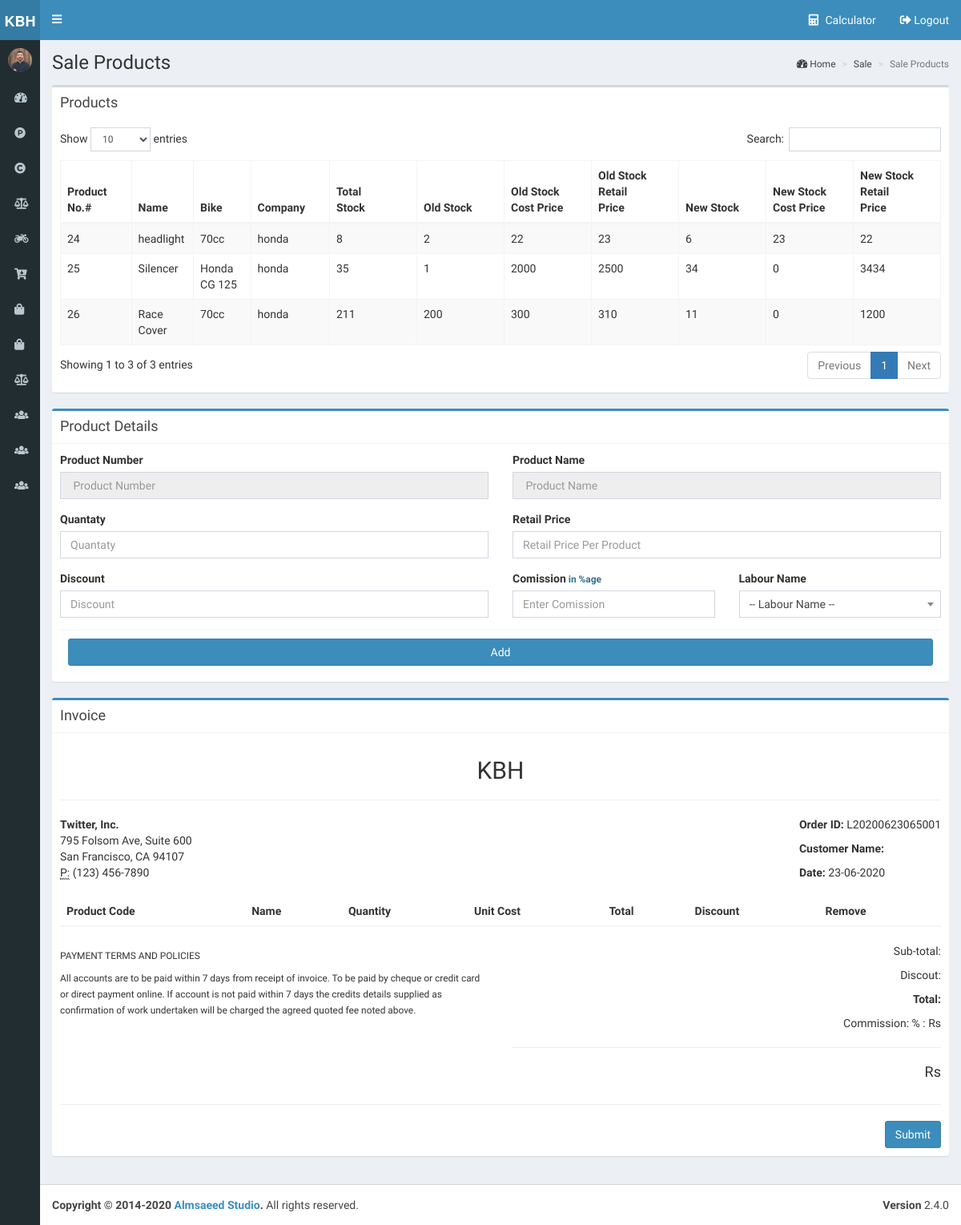
/labour.php (signed in), run on an earlier commit of the app's database.
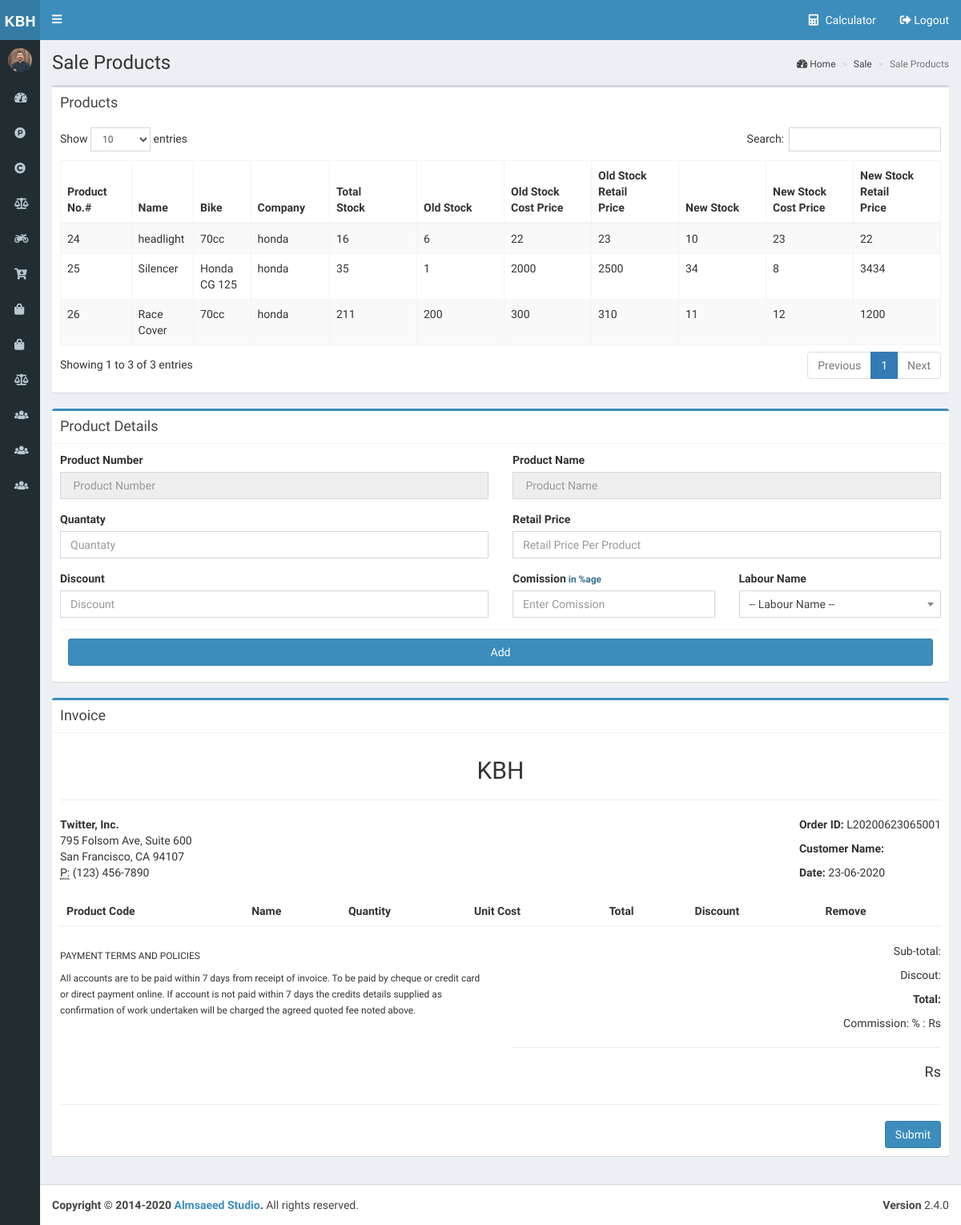
And on a later commit of the database.
### tables this page shows
CREATE TABLE `items` (
  `id` int(200) NOT NULL,
  `name` varchar(200) NOT NULL,
  `item_no` varchar(400) NOT NULL,
  `bike_id` varchar(200) NOT NULL,
  `company_id` varchar(200) NOT NULL,
  `date` varchar(200) NOT NULL,
  `old_stock` varchar(200) NOT NULL,
  `old_stoct_price` varchar(200) NOT NULL,
  `new_stock` varchar(200) NOT NULL,
  `new_stoct_price` varchar(200) NOT NULL,
  `total_stock` varchar(200) NOT NULL,
  `old_stock_cprice` varchar(200) NOT NULL,
  `new_stock_cprice` varchar(200) NOT NULL
);

CREATE TABLE `bike` (
  `id` int(200) NOT NULL,
  `name` varchar(200) NOT NULL,
  `date` varchar(200) NOT NULL
);

CREATE TABLE `company` (
  `id` int(200) NOT NULL,
  `name` varchar(200) NOT NULL,
  `date` varchar(200) NOT NULL
);

### labour.php (the view, shortened to what the changed rows need)
<?php
include('connection.php');
?>
<!DOCTYPE html>
<html>
<head>
    <link rel="stylesheet" href="css/bootstrap.min.css">
    <link rel="stylesheet" href="css/select2.min.css">
    <link rel="stylesheet" href="css/font-awesome.min.css">
    <link rel="stylesheet" href="css/fontawesome-all.min.css">
    <link rel="stylesheet" href="css/ionicons.min.css">
    <link rel="stylesheet" href="css/dataTables.bootstrap.min.css">
    <link rel="stylesheet" href="css/AdminLTE.min.css">
    <link rel="stylesheet" href="css/_all-skins.min.css">
    <link rel="stylesheet" href="css/toastr.min.css">
    <link rel="stylesheet" href="css/Style.css">
</head>
<body class="hold-transition skin-blue sidebar-mini sidebar-collapse">
    <div class="wrapper">
        <?php include("master/header.php")?>
        <div class="content-wrapper">
            <section class="content-header">
                <h1>
                    Sale Products
                </h1>
            </section>
            <section class="content">
                <div class="row">
                    <div class="col-xs-12">
                        <div class="box">
                            <div class="box-body">
                                <table id="product" class="table table-bordered table-hover table-striped">
                                    <thead>
                                        <tr>
                                            <th style="width: 40px;"> Product No.#</th>
                                            <th> Name</th>
                                            <th> Bike</th>
                                            <th> Company</th>
                                            <th style="width: 70px;"> Total Stock</th>
                                            <th style="width: 70px;"> Old Stock</th>
                                            <th style="width: 70px;"> Old Stock Cost Price</th>
                                            <th style="width: 70px;"> Old Stock Retail Price</th>
                                            <th style="width: 70px;"> New Stock</th>
                                            <th style="width: 70px;"> New Stock Cost Price</th>
                                            <th style="width: 70px;"> New Stock Retail Price</th>
                                        </tr>
                                    </thead>
                                    <tbody>
									     <?php
                                            $sql = "SELECT items.*,company.name As cname,bike.name As bname FROM `items`,`bike`,`company` where total_stock not in ('0') and items.company_id = company.id AND items.bike_id = bike.id";
                                            $result = $conn->query($sql);
                                            if ($result->num_rows > 0)
                                            {
                                                while($row = mysqli_fetch_assoc($result))
                                                {
                                                    $id = $row['id'];
                                                    $name = $row['name'];
                                                    $ostock = $row['old_stock'];
                                                    $os_cprice = $row['old_stock_cprice'];
                                                    $os_rprice = $row['old_stoct_price'];
                                                    $nstock = $row['new_stock'];
                                                    $ns_cprice = $row['new_stock_cprice'];
                                                    $ns_rprice = $row['new_stoct_price'];
                                                    $bname = $row['bname'];
                                                    $cname = $row['cname'];
                                        ?>
										<tr>
                                            <td> <?php echo $id;?></td>
                                            <td> <?php echo $name;?></td>
                                            <td> <?php echo $bname;?></td>
                                            <td> <?php echo $cname;?></td>
                                            <td> <?php echo ($ostock+$nstock);?></td>
                                            <td> <?php echo $ostock;?></td>
                                            <td> <?php echo $os_cprice;?></td>
                                            <td > <?php echo $os_rprice;?></td>
                                            <td> <?php echo $nstock;?></td>
                                            <td> <?php echo $ns_cprice;?></td>
                                            <td > <?php echo $ns_rprice;?></td>
                                        </tr>
                                        <?php
                                                }
                                            }
                                        ?>
									</tbody>
                                </table>
                            </div>
                        </div>
                    </div>
                            <div class="col-md-12">
                                <div class="box box-primary">
                                    <div class="box-body" id="printshow">
                                        <center><h2>KBH</h2></center>
                                        <div class="row">
                                            <div class="col-md-12">
                                                <div class="table-responsive">
                                                    <table class="table m-t-30" id="invoicet">
                                                        <thead>
                                                        <tr>
                                                            <th>Product Code</th>
                                                            <th>Name</th>
                                                            <th>Quantity</th>
                                                            <th>Unit Cost</th>
                                                            <th>Total</th>
                                                            <th>Discount</th>
                                                            <th>Remove</th>
                                                        </tr>
                                                        </thead>
                                                    </table>
                                                </div>
                                            </div>
                                        </div>
                                    </div>
                                </div>
                            </div>
                </div>
            </section>
        </div>
    </div>
</body>
</html>

What changed in the data, as far as the page shows it:
changed items "Silencer": new_stock_cprice "0" → "8"
changed items "headlight": $ostock+$nstock "8" → "16"; old_stock "2" → "6"; new_stock "6" → "10"
changed items "Race Cover": new_stock_cprice "0" → "12"
